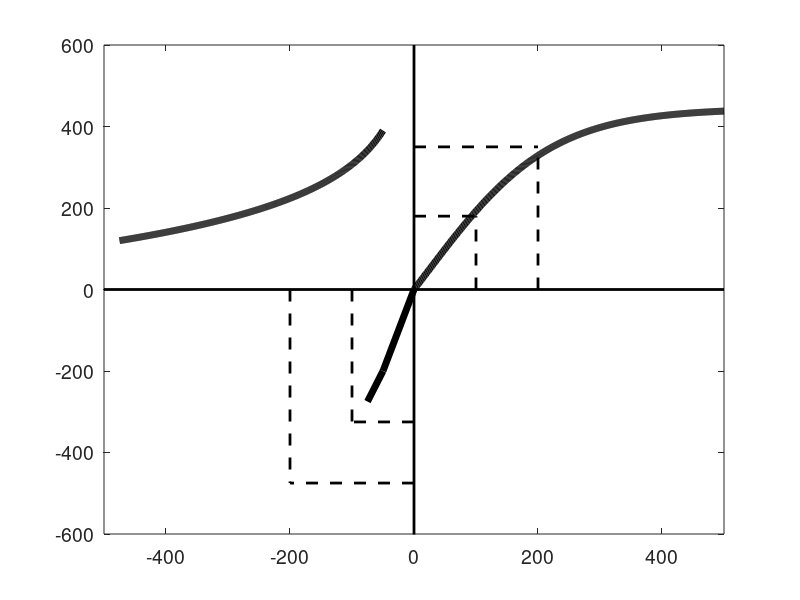

This chart was generated by the following MATLAB code:
%% FIGURE 3 of the Collins & Khamassi 2021 book chapter
%% author: Mehdi Khamassi (CNRS / Sorbonne)

%% ILLUSTRATION OF A FUNCTION COMPATIBLE WITH PROSPECT THEORY

figure,plot([-500 500],[0 0],'k','LineWidth',2)
hold on
plot([0 0],[-800 600],'k','LineWidth',2)
plot([0:1:500],(800/(1+0.8*exp(0)))-800./(1+0.8*exp(0.01.*[0:1:500])),'k','LineWidth',5)
plot([-50 0],[-200 0],'k','LineWidth',5)
plot([-75 -50],[-275 -200],'k','LineWidth',5)
plot([-475:1:-50],500-120*log(-0.05.*[-475:1:-50]),'k','LineWidth',5)

plot([100 100],[0 180],'--k','LineWidth',2)
plot([0 100],[180 180],'--k','LineWidth',2)

plot([200 200],[0 350],'--k','LineWidth',2)
plot([0 200],[350 350],'--k','LineWidth',2)

plot([-100 -100],[0 -325],'--k','LineWidth',2)
plot([0 -100],[-325 -325],'--k','LineWidth',2)

plot([-200 -200],[0 -475],'--k','LineWidth',2)
plot([0 -200],[-475 -475],'--k','LineWidth',2)

maFigure = gca;
set(maFigure,'FontSize',14)
axis([-500 500 -600 600])
